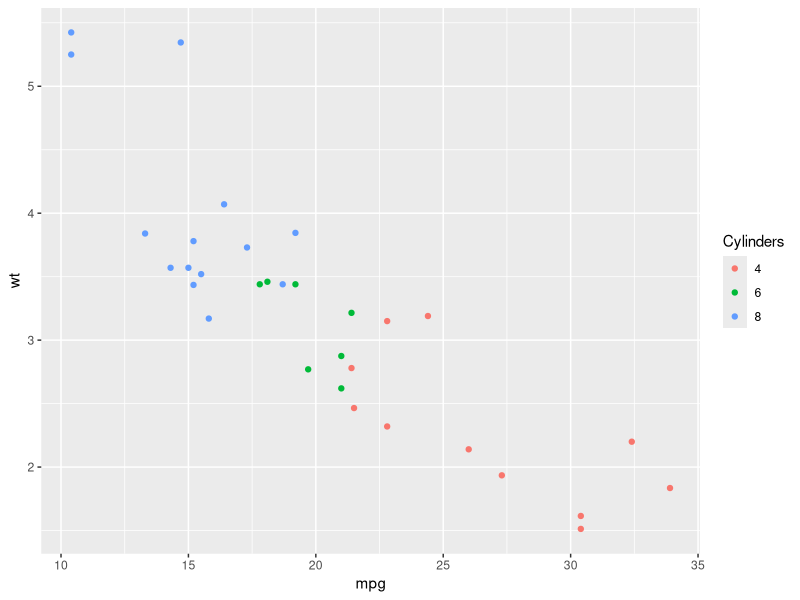
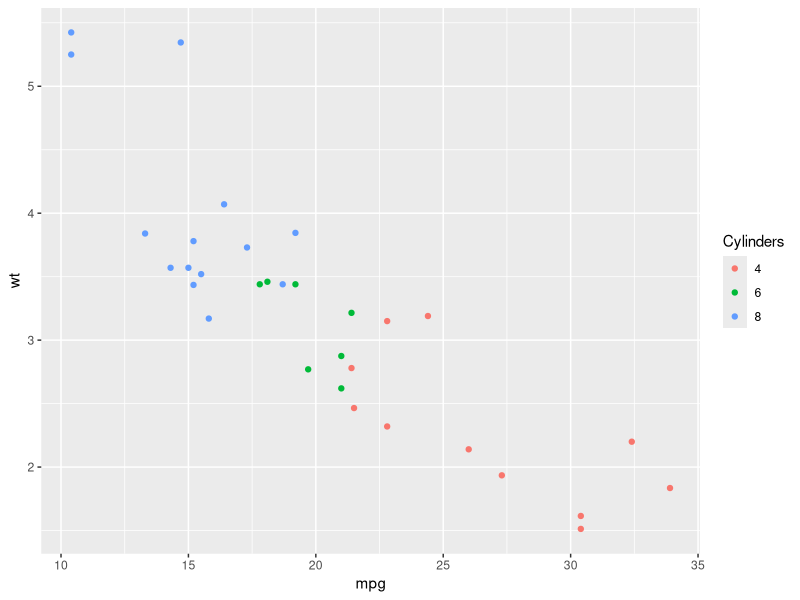
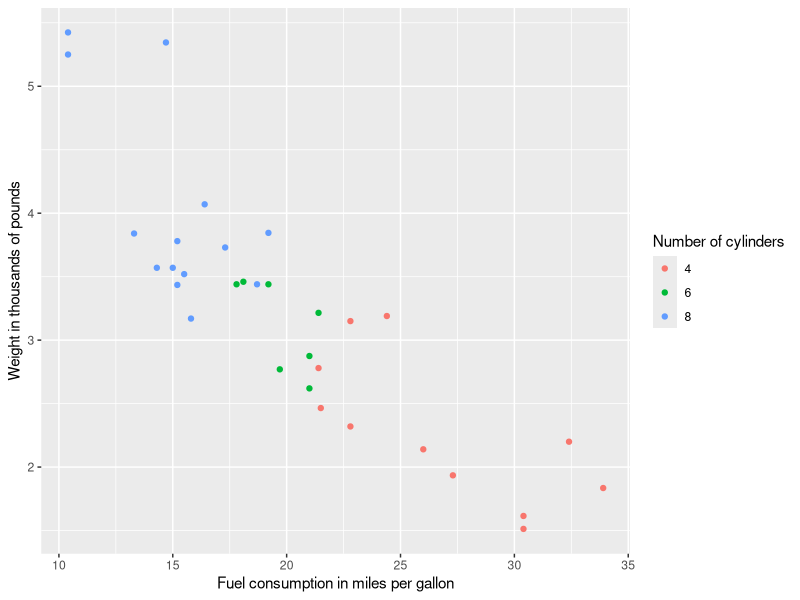
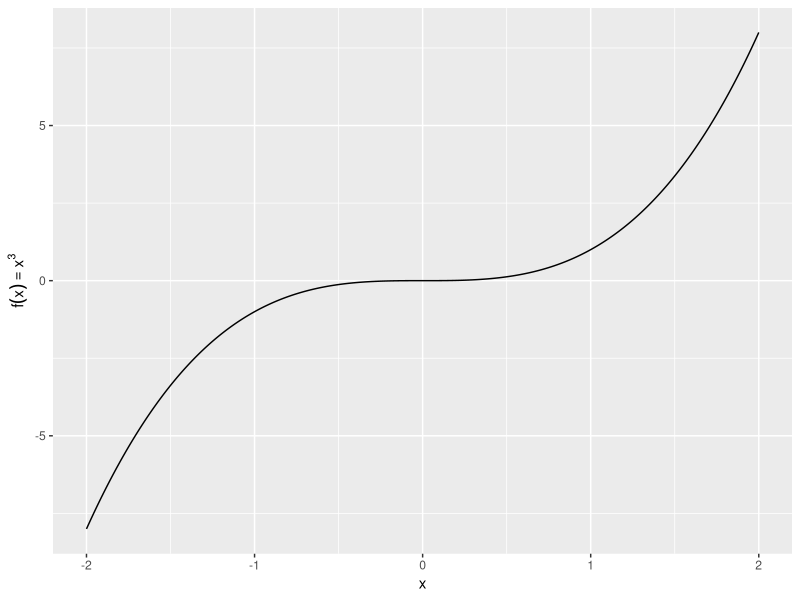

Write R code to recreate these figures, in order.
## ---- chunk 1
knitr::opts_chunk$set(echo=TRUE, eval=FALSE)
registerS3method("knit_print", "data.frame", function(x, ...) {
  rmarkdown:::knit_print.data.frame(rmarkdown::paged_table(x))
}, envir = asNamespace("knitr"))
## ---- chunk 2
library(ggplot2)

# convert number of cylinders to factor (only 3 levels)
mtcars$Cylinders <- as.factor(mtcars$cyl)

ggplot(mtcars) +
  aes(mpg, wt) +
  geom_point(aes(color=Cylinders))
## ---- chunk 3
ggplot(mtcars) +
  aes(mpg, wt) +
  geom_point(aes(color=Cylinders)) +
  scale_x_continuous() +
  scale_y_continuous() +
  scale_color_discrete()
## ---- chunk 4
ggplot(mtcars) +
  aes(mpg, wt) +
  geom_point(aes(color=Cylinders)) +
  labs(
    x = "Fuel consumption in miles per gallon",
    y = "Weight in thousands of pounds",
    color = "Number of cylinders"
  )
## ---- chunk 5
x <- seq(from = -2, to = 2, by = .01)
ggplot(data.frame(x=x, y=x^3)) +
  aes(x, y) +
  geom_path() +
  labs(y = quote(f(x) == x^3))
